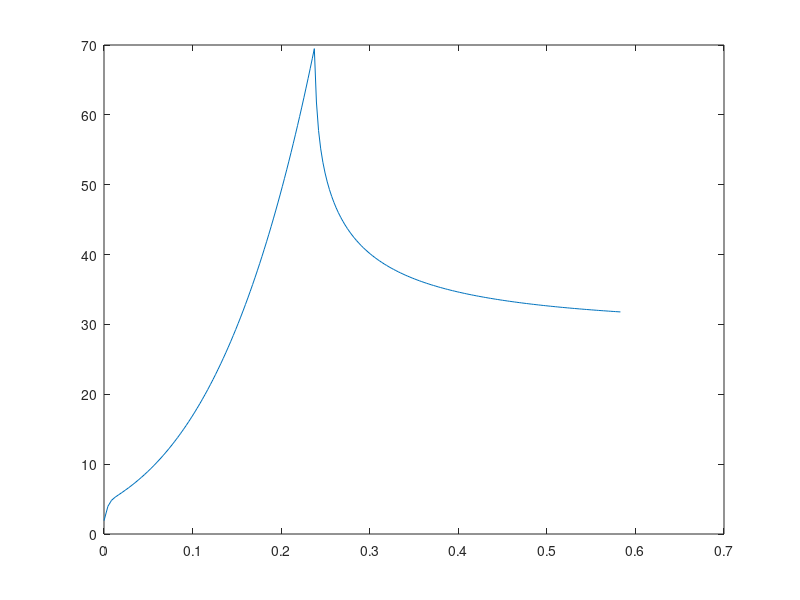
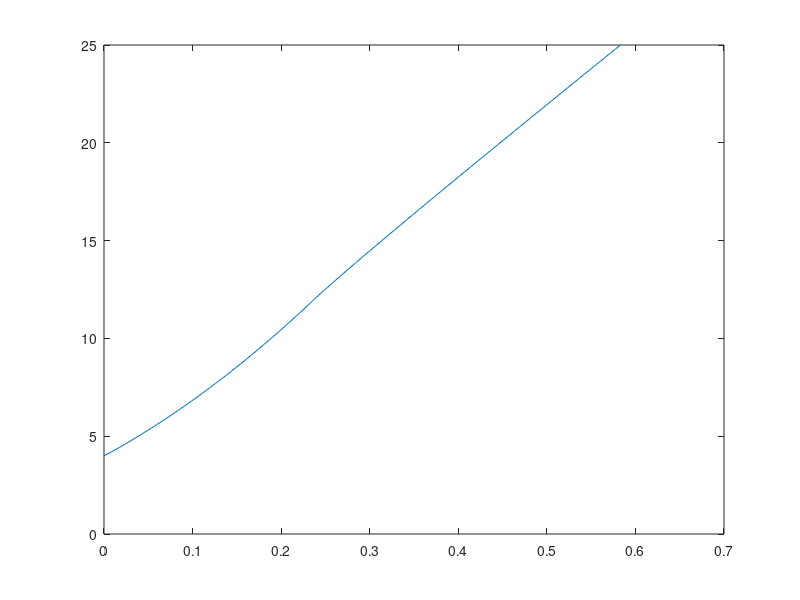

MATLAB code to generate these figures, in order:
rho_p = 1000; % [kg/m^3]
a_d = 12; %[mm]
a = 0.033;
n = 0.2;
R_f = 25; % [mm]
R_0 = 4;
cf = 1.5;
P_0 = 101325*1e-6; % [N/m^2]
c_star = 1200; % [m/s]
A_burn = pi*2*R_0^2; % [mm^2]
A_star = 12.56; % [mm^2]
%note:convert all calculations with P in PA
% switch from m to mm.

dR = 0.1;
t = zeros(1,211);
T = zeros(1,211);
T(1) = P_0*A_star*cf;
Total_Impulse = 0;
R = R_0:dR:R_f;
r_dot = (a*P_0^n);
r_new = 0;
for i = 2:211
    h = (2*R(i) - sqrt(4*R(i)^2 - 4*a_d^2))/2;
    if R(i) <= a_d
        A_burn = 2*pi*R(i)^2;
    else
        A_burn = pi*(h^2 + a_d^2);
    end
    P_new = (A_burn/A_star)*rho_p*r_dot*c_star*1e-6;
    r_new = (a*P_new^n);
    r_av = ((r_dot + r_new)/2)*1e3;
    r_dot = r_new;
    dt = 0.1/r_av;
    t(i) = t(i - 1) + dt;
    T(i) = P_new*A_star*cf;
    Total_Impulse = Total_Impulse + T(i)*dt;
    
end

Average_Thrust = Total_Impulse/t(211);
     plot(t,T)
     figure (2)
     plot(t,R)
    
    
    